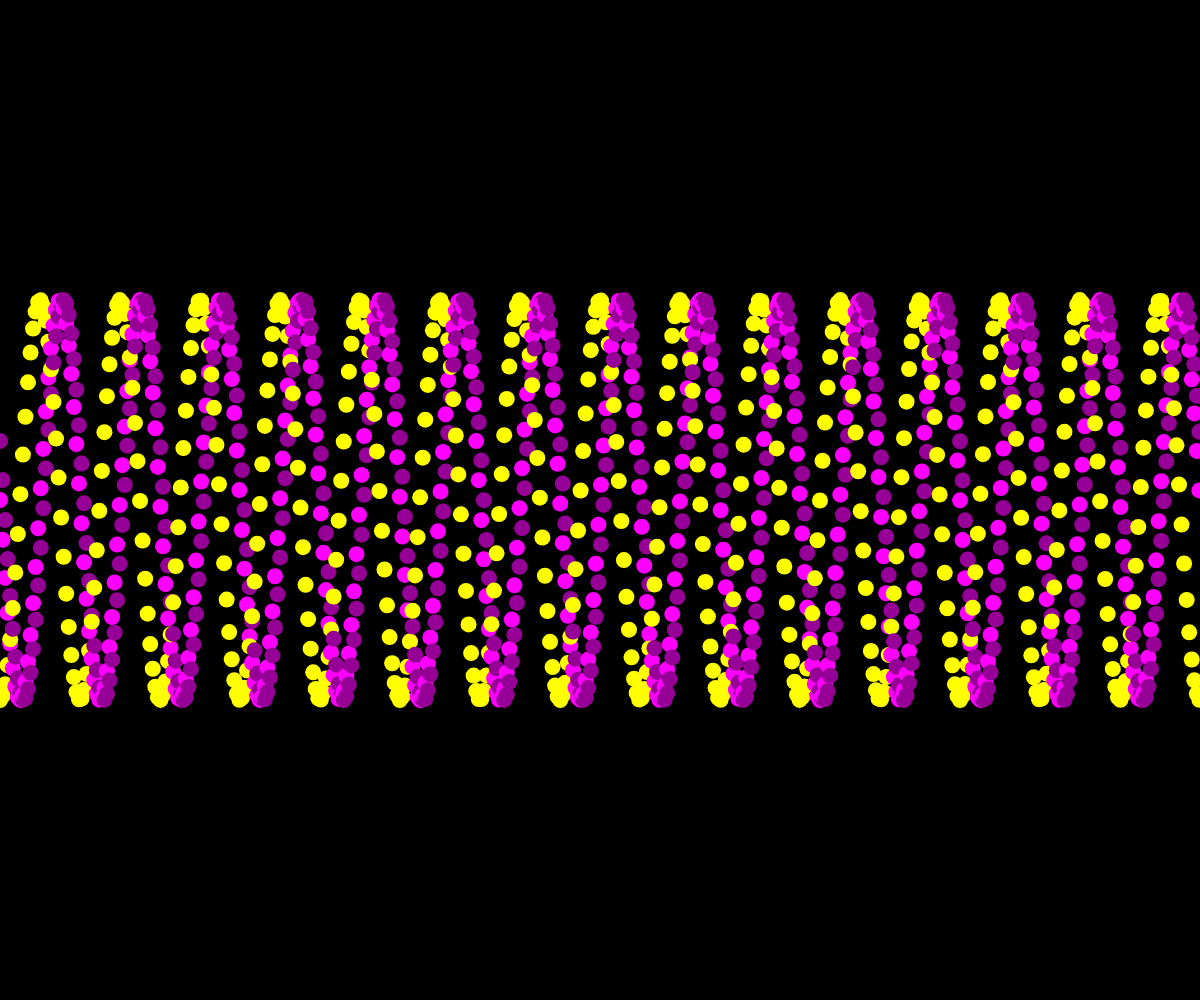
Frame 1 (no input)
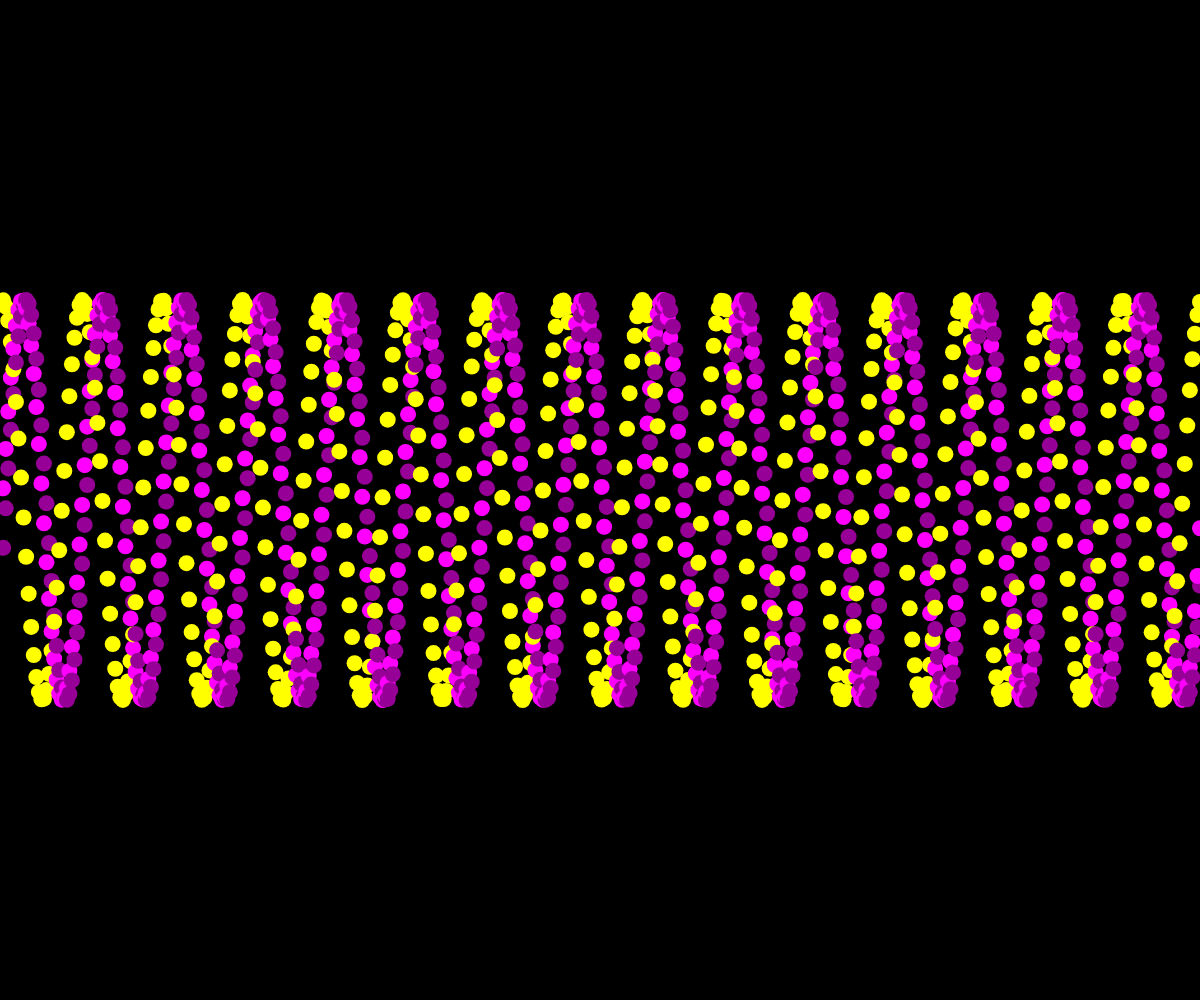
Frame 60 (no input)
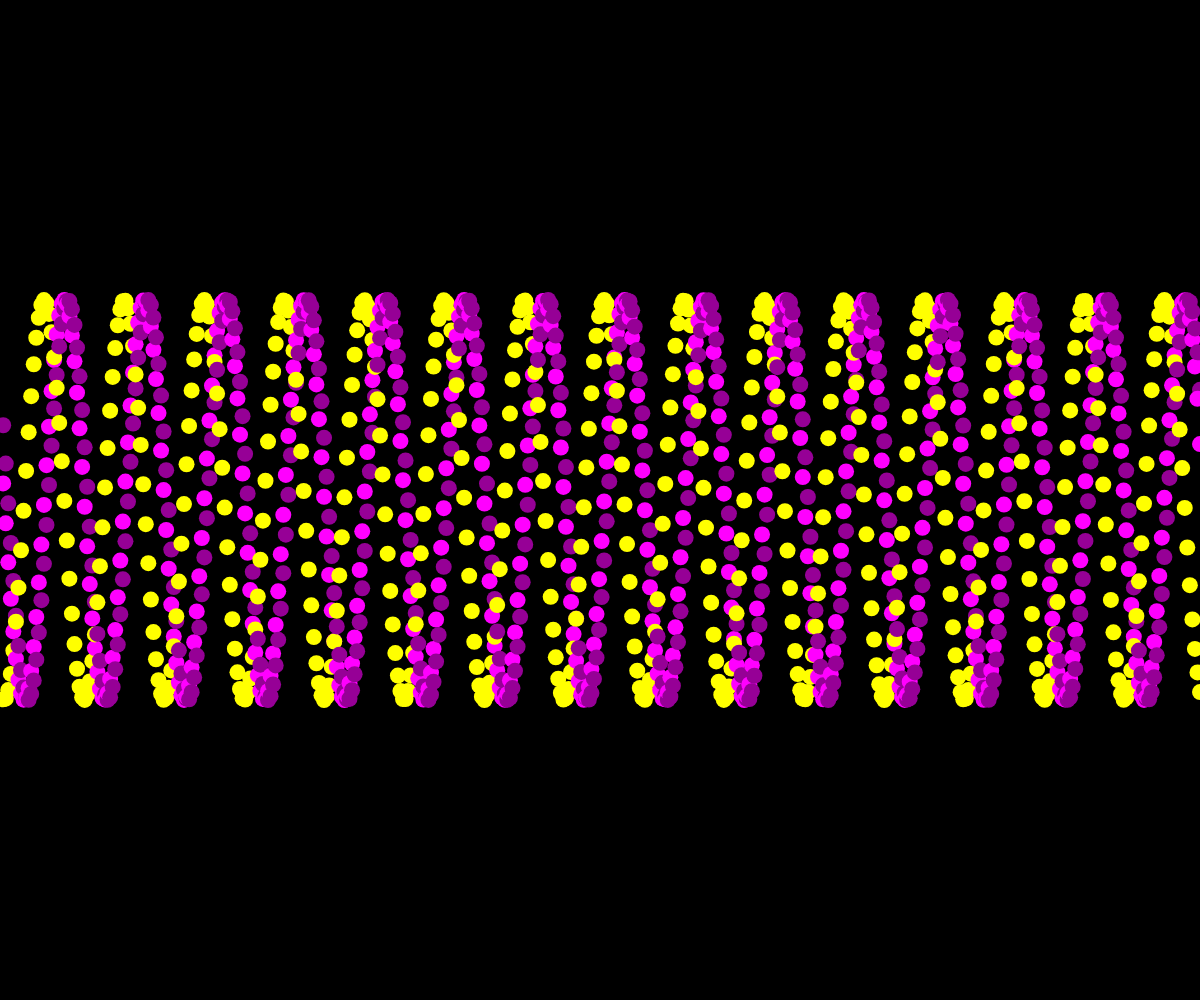
Frame 120 (the mouse pressed at the canvas centre since frame 60)

The p5.js sketch that drew these frames (run headless with seeded random() and noise() and a simulated clock; from frame 60 on, the mouse is pressed at the canvas centre):

// p5.js sketch
// ── sketch.js
let x = 0;
let y = 0;
let theta = 0;
let increment =  0.05; // the amount to increment the offset each frame//
let offset= 0; // the amount offset from beginning of wave//
let amplitude;
let frequency;
let maxAngle;
function setup() {
amplitude = windowHeight/5;
frequency = windowWidth/15;
maxAngle = (windowWidth/frequency)* TWO_PI;
    createCanvas(windowWidth, windowHeight);

    
}
function draw() {
    background(0);
    noStroke();
    
    while (theta < maxAngle + offset ){
          //sine wave 2
        y = sin(theta - 0.3) * amplitude;
        fill(150,0,150);
        ellipse(x,y + height/2, 16);
        //sine wave 1
        y = sin(theta) * amplitude;
        fill(255,0,255);
        ellipse(x,y + height/2, 16);
        
        //cosine wave
        y = cos(theta) * amplitude;
        fill(255,255,0);
        ellipse(x,y + height/2, 16);
        theta += 0.2;
        x =((theta -offset)/maxAngle) * windowWidth; 
    }
    offset += increment;
   theta = offset + increment;

}
